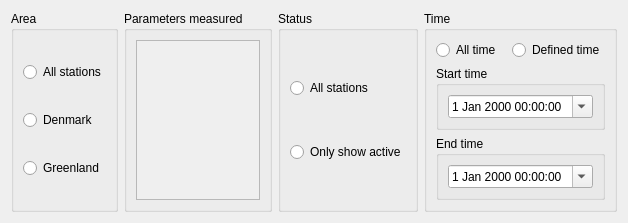
         <widget class="QWidget" name="met_stat_page">
          <layout class="QVBoxLayout" name="verticalLayout_52">
           <item>
            <layout class="QHBoxLayout" name="horizontalLayout_54">
             <item>
              <widget class="QGroupBox" name="groupBox_17">
               <property name="title">
                <string>Area</string>
               </property>
               <layout class="QVBoxLayout" name="verticalLayout_50">
                <item>
                 <widget class="QRadioButton" name="radioButton_4">
                  <property name="text">
                   <string>All stations</string>
                  </property>
                 </widget>
                </item>
                <item>
                 <widget class="QRadioButton" name="radioButton_2">
                  <property name="text">
                   <string>Denmark</string>
                  </property>
                 </widget>
                </item>
                <item>
                 <widget class="QRadioButton" name="radioButton_3">
                  <property name="text">
                   <string>Greenland</string>
                  </property>
                 </widget>
                </item>
               </layout>
              </widget>
             </item>
             <item>
              <widget class="QGroupBox" name="groupBox_15">
               <property name="sizePolicy">
                <sizepolicy hsizetype="Preferred" vsizetype="Preferred">
                 <horstretch>0</horstretch>
                 <verstretch>0</verstretch>
                </sizepolicy>
               </property>
               <property name="title">
                <string>Parameters measured</string>
               </property>
               <layout class="QGridLayout" name="gridLayout_10">
                <item row="0" column="0">
                 <widget class="QScrollArea" name="scrollArea_10">
                  <property name="sizePolicy">
                   <sizepolicy hsizetype="Preferred" vsizetype="Preferred">
                    <horstretch>0</horstretch>
                    <verstretch>0</verstretch>
                   </sizepolicy>
                  </property>
                  <property name="widgetResizable">
                   <bool>true</bool>
                  </property>
                  <widget class="QWidget" name="scrollAreaWidgetContents_9">
                   <property name="geometry">
                    <rect>
                     <x>0</x>
                     <y>0</y>
                     <width>98</width>
                     <height>28</height>
                    </rect>
                   </property>
                   <layout class="QVBoxLayout" name="verticalLayout"/>
                  </widget>
                 </widget>
                </item>
               </layout>
              </widget>
             </item>
             <item>
              <widget class="QGroupBox" name="groupBox_13">
               <property name="title">
                <string>Status</string>
               </property>
               <layout class="QVBoxLayout" name="verticalLayout_51">
                <item>
                 <widget class="QRadioButton" name="radioButton_9">
                  <property name="text">
                   <string>All stations</string>
                  </property>
                 </widget>
                </item>
                <item>
                 <widget class="QRadioButton" name="radioButton">
                  <property name="text">
                   <string>Only show active</string>
                  </property>
                 </widget>
                </item>
               </layout>
              </widget>
             </item>
             <item>
              <widget class="QGroupBox" name="groupBox_6">
               <property name="title">
                <string>Time</string>
               </property>
               <layout class="QVBoxLayout" name="verticalLayout_48">
                <item>
                 <layout class="QHBoxLayout" name="horizontalLayout_25">
                  <item>
                   <widget class="QRadioButton" name="radioButton_10">
                    <property name="text">
                     <string>All time </string>
                    </property>
                   </widget>
                  </item>
                  <item>
                   <widget class="QRadioButton" name="radioButton_11">
                    <property name="text">
                     <string>Defined time</string>
                    </property>
                   </widget>
                  </item>
                 </layout>
                </item>
                <item>
                 <widget class="QGroupBox" name="groupBox_25">
                  <property name="title">
                   <string>Start time</string>
                  </property>
                  <layout class="QVBoxLayout" name="verticalLayout_67">
                   <item>
                    <widget class="QDateTimeEdit" name="dateTimeEdit">
                     <property name="calendarPopup">
                      <bool>true</bool>
                     </property>
                    </widget>
                   </item>
                  </layout>
                 </widget>
                </item>
                <item>
                 <widget class="QGroupBox" name="groupBox_26">
                  <property name="title">
                   <string>End time</string>
                  </property>
                  <layout class="QVBoxLayout" name="verticalLayout_49">
                   <item>
                    <widget class="QDateTimeEdit" name="dateTimeEdit_2">
                     <property name="calendarPopup">
                      <bool>true</bool>
                     </property>
                    </widget>
                   </item>
                  </layout>
                 </widget>
                </item>
               </layout>
              </widget>
             </item>
            </layout>
           </item>
          </layout>
         </widget>
